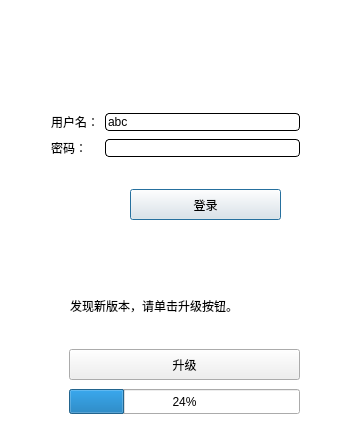
<?xml version="1.0" encoding="UTF-8"?>
<ui version="4.0">
 <class>Dialog</class>
 <widget class="QDialog" name="Dialog">
  <property name="geometry">
   <rect>
    <x>0</x>
    <y>0</y>
    <width>347</width>
    <height>443</height>
   </rect>
  </property>
  <property name="windowTitle">
   <string>Dialog</string>
  </property>
  <property name="styleSheet">
   <string notr="true">QLineEdit{
	border-style: solid;
	border-width: 1px;
	border-radius: 4px;
}
QDialog{
	background-color: white;
}</string>
  </property>
  <widget class="QPushButton" name="pushButton">
   <property name="geometry">
    <rect>
     <x>130</x>
     <y>189</y>
     <width>151</width>
     <height>31</height>
    </rect>
   </property>
   <property name="text">
    <string>登录</string>
   </property>
  </widget>
  <widget class="QWidget" name="layoutWidget">
   <property name="geometry">
    <rect>
     <x>40</x>
     <y>100</y>
     <width>271</width>
     <height>71</height>
    </rect>
   </property>
   <layout class="QGridLayout" name="gridLayout">
    <item row="0" column="0">
     <widget class="QLabel" name="label">
      <property name="text">
       <string>用户名：</string>
      </property>
     </widget>
    </item>
    <item row="0" column="1">
     <widget class="QLineEdit" name="lineEdit">
      <property name="text">
       <string>abc</string>
      </property>
     </widget>
    </item>
    <item row="1" column="0">
     <widget class="QLabel" name="label_2">
      <property name="text">
       <string>密码：</string>
      </property>
     </widget>
    </item>
    <item row="1" column="1">
     <widget class="QLineEdit" name="lineEdit_2"/>
    </item>
   </layout>
  </widget>
  <widget class="QLabel" name="label_3">
   <property name="geometry">
    <rect>
     <x>70</x>
     <y>280</y>
     <width>221</width>
     <height>51</height>
    </rect>
   </property>
   <property name="text">
    <string>发现新版本，请单击升级按钮。</string>
   </property>
  </widget>
  <widget class="QPushButton" name="pushButton_2">
   <property name="geometry">
    <rect>
     <x>69</x>
     <y>349</y>
     <width>231</width>
     <height>31</height>
    </rect>
   </property>
   <property name="text">
    <string>升级</string>
   </property>
  </widget>
  <widget class="QProgressBar" name="progressBar">
   <property name="geometry">
    <rect>
     <x>69</x>
     <y>389</y>
     <width>231</width>
     <height>25</height>
    </rect>
   </property>
   <property name="value">
    <number>24</number>
   </property>
  </widget>
  <widget class="QLabel" name="label_4">
   <property name="geometry">
    <rect>
     <x>0</x>
     <y>0</y>
     <width>381</width>
     <height>71</height>
    </rect>
   </property>
   <property name="styleSheet">
    <string notr="true">background-image: url(:/resource/logo.png);</string>
   </property>
   <property name="text">
    <string/>
   </property>
  </widget>
 </widget>
 <layoutdefault spacing="6" margin="11"/>
 <resources/>
 <connections/>
</ui>
